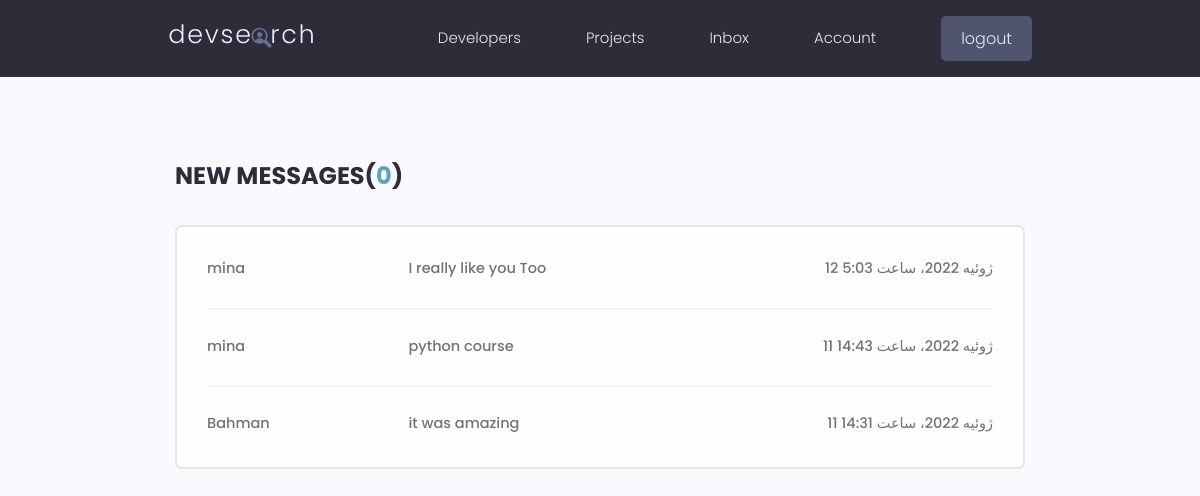
/inbox (signed in), run on an earlier commit of the app's database.
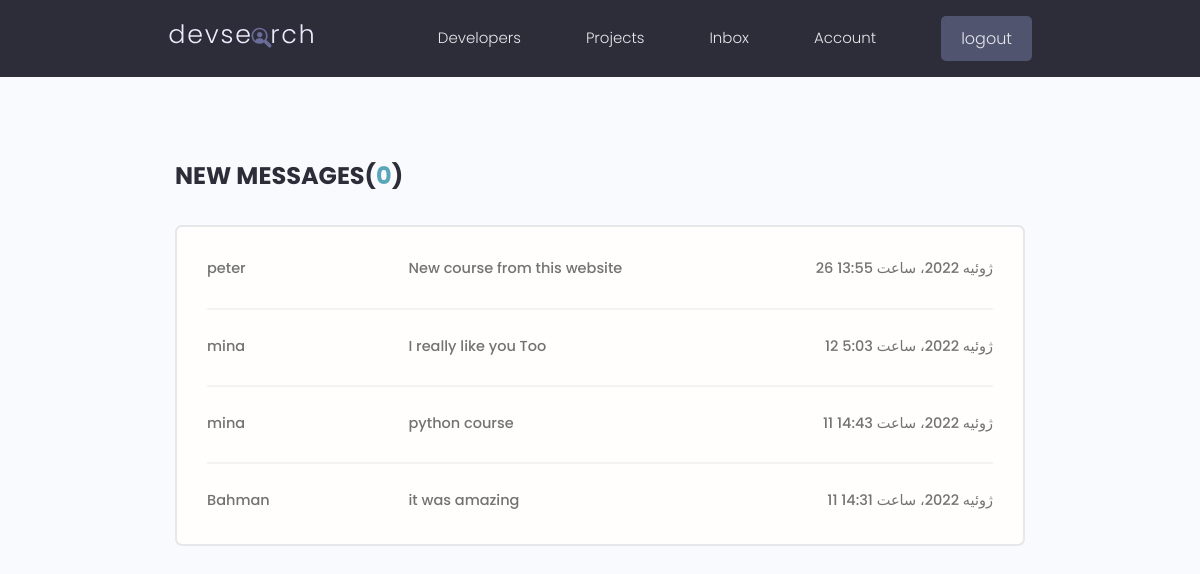
And on a later commit of the database.
### dev_users/models.py (models this page shows, shortened)
class Message(models.Model):
    sender = models.ForeignKey(Profile,on_delete=models.SET_NULL,blank=True,null=True,verbose_name='یوز ارسال کننده ')
    recipient = models.ForeignKey(Profile,on_delete=models.SET_NULL,blank=True,null=True,related_name="messages",verbose_name='یوز دریافت کننده ')
    name = models.CharField(max_length=200,null=True,blank=True,verbose_name='نام')
    email = models.EmailField(max_length=200,null=True,blank=True,verbose_name='ایمیل')
    subject = models.CharField(max_length=200,null=True,blank=True,verbose_name='موضوع')
    is_read = models.BooleanField(default=False,null=True,verbose_name='وضعیت خوانده شده پیام')
    body = models.TextField(verbose_name='جزئیات پیام')
    created = models.DateTimeField(auto_now_add=True,verbose_name='تاریخ ایجاد ')
    id = models.UUIDField(default=uuid.uuid4,primary_key=True,unique=True,editable=False)
    class Meta :
        verbose_name = 'پیام'
        verbose_name_plural = 'پیام های کاربران'
        ordering = ['is_read','-created']

### dev_users/views.py (the view)
# urls.py: path('inbox',views.inbox,name='inbox'),
@login_required(login_url="login_user")
def inbox(request):
    profile = request.user.profile
    messageRequest = profile.messages.all()
    unreadMessage = messageRequest.filter(is_read=False).count()
    context ={
        'messageRequest':messageRequest,
        'unreadMessage':unreadMessage,
    }
    return render(request,'Users/inbox.html',context)

### dev_users/templates/Users/inbox.html
{% extends 'Shared/main.html' %}
{% block content %}
    <main class="inbox my-xl">
        <div class="content-box">
            <h3 class="inbox__title">New Messages(<span>{{ unreadMessage }}</span>)</h3>
            <ul class="messages">
                {% for message in messageRequest %}
                    {% if message.is_read == False %}
                        <li class="message message--unread">
                    {% else %}
                        <li class="message">
                    {% endif %}
                        <a href="{% url 'view_message' message.id %}">
                            <span class="message__author">{{ message.name }}</span>
                            <span class="message__subject">{{ message.subject}}</span>
                            <span class="message__date">{{ message.created}}</span>
                        </a>
                    </li>
                {% endfor %}
            </ul>
        </div>
    </main>
{% endblock content %}

What changed in the data, as far as the page shows it:
added Message: name "peter", subject "New course from this website", created "26 ژوئیه 2022، ساعت 13:55"
